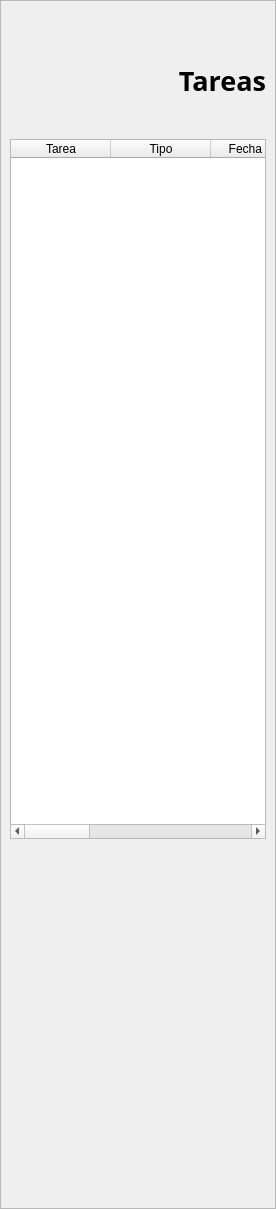
                 <widget class="QWidget" name="Principal">
                  <layout class="QVBoxLayout" name="verticalLayout_6">
                   <property name="spacing">
                    <number>0</number>
                   </property>
                   <property name="leftMargin">
                    <number>0</number>
                   </property>
                   <property name="topMargin">
                    <number>0</number>
                   </property>
                   <property name="rightMargin">
                    <number>0</number>
                   </property>
                   <property name="bottomMargin">
                    <number>0</number>
                   </property>
                   <item>
                    <widget class="QFrame" name="frame_5">
                     <property name="frameShape">
                      <enum>QFrame::StyledPanel</enum>
                     </property>
                     <property name="frameShadow">
                      <enum>QFrame::Raised</enum>
                     </property>
                     <layout class="QVBoxLayout" name="verticalLayout_28">
                      <item>
                       <spacer name="verticalSpacer_6">
                        <property name="orientation">
                         <enum>Qt::Vertical</enum>
                        </property>
                        <property name="sizeHint" stdset="0">
                         <size>
                          <width>20</width>
                          <height>52</height>
                         </size>
                        </property>
                       </spacer>
                      </item>
                      <item>
                       <layout class="QVBoxLayout" name="verticalLayout_5">
                        <property name="spacing">
                         <number>0</number>
                        </property>
                        <item>
                         <widget class="QLabel" name="label">
                          <property name="font">
                           <font>
                            <family>Lucida Calligraphy</family>
                            <pointsize>20</pointsize>
                            <weight>75</weight>
                            <bold>true</bold>
                           </font>
                          </property>
                          <property name="layoutDirection">
                           <enum>Qt::LeftToRight</enum>
                          </property>
                          <property name="text">
                           <string>Tareas</string>
                          </property>
                          <property name="alignment">
                           <set>Qt::AlignBottom|Qt::AlignRight|Qt::AlignTrailing</set>
                          </property>
                         </widget>
                        </item>
                        <item>
                         <spacer name="verticalSpacer_5">
                          <property name="orientation">
                           <enum>Qt::Vertical</enum>
                          </property>
                          <property name="sizeHint" stdset="0">
                           <size>
                            <width>20</width>
                            <height>40</height>
                           </size>
                          </property>
                         </spacer>
                        </item>
                        <item>
                         <widget class="QTableWidget" name="tableWidget">
                          <property name="minimumSize">
                           <size>
                            <width>0</width>
                            <height>700</height>
                           </size>
                          </property>
                          <property name="sizeIncrement">
                           <size>
                            <width>10000</width>
                            <height>10000</height>
                           </size>
                          </property>
                          <column>
                           <property name="text">
                            <string>Tarea</string>
                           </property>
                          </column>
                          <column>
                           <property name="text">
                            <string>Tipo</string>
                           </property>
                          </column>
                          <column>
                           <property name="text">
                            <string>Fecha Inicio</string>
                           </property>
                          </column>
                          <column>
                           <property name="text">
                            <string>Descripcion</string>
                           </property>
                          </column>
                          <column>
                           <property name="text">
                            <string>Fecha Final</string>
                           </property>
                          </column>
                          <column>
                           <property name="text">
                            <string>Estado</string>
                           </property>
                          </column>
                          <column>
                           <property name="text">
                            <string>Eliminar</string>
                           </property>
                          </column>
                         </widget>
                        </item>
                        <item>
                         <layout class="QHBoxLayout" name="horizontalLayout_22"/>
                        </item>
                       </layout>
                      </item>
                      <item>
                       <spacer name="verticalSpacer_7">
                        <property name="orientation">
                         <enum>Qt::Vertical</enum>
                        </property>
                        <property name="sizeHint" stdset="0">
                         <size>
                          <width>20</width>
                          <height>360</height>
                         </size>
                        </property>
                       </spacer>
                      </item>
                     </layout>
                    </widget>
                   </item>
                  </layout>
                 </widget>
